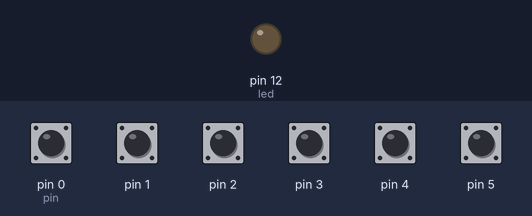
Recording of a sketch running on a simulated Teensy 4. Parts: output pins drawn as LEDs (lit = HIGH). The inputs (shaded band) are chosen by the test bench; at power-on: pin 0 (pin), pin 1–5 HIGH.

Above: at 1.2 s.
1.3 s: pin 0 (pin) pulled LOW for 0.15 s
At 1.4 s:
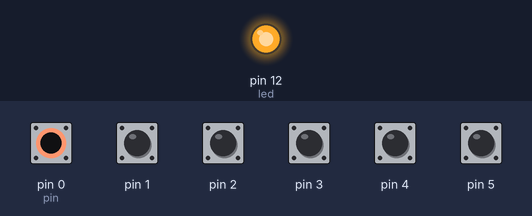
Timing chart, 0 to 4.3 s (numbered marks = the images above; inputs shaded):
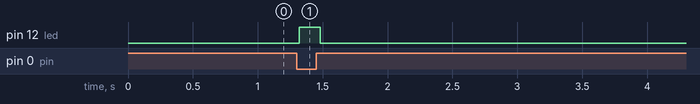

Measured:
- after the input at 1.3 s, pin 12 (led): LOW → HIGH at once, → LOW 0.16 s later

The sketch:

6-6-button-midi-footpedal-1-led-clock-in-hold-functions.ino.ino
```cpp
/* Simple Teensy DIY USB-MIDI controller.
  6tomp (A 6 button midi footpedal with 1 led, midi clock in, and alternate button hold functionality)
  Created by Jacob Hernandez on 05-21-19
  This code is in the public domain.

  You must select MIDI from the "Tools > USB Type" menu for this code to compile.
  To change the name of the USB-MIDI device, edit the STR_PRODUCT define
  in the /Applications/Arduino.app/Contents/Java/hardware/teensy/avr/cores/usb_midi/usb_private.h
  file. You may need to clear your computers cache of MIDI devices for the name change to be applied.
  See https://www.pjrc.com/teensy/td_midi.html for the Teensy MIDI library documentation.

  This pedal has two modes: Note mode and CC mode.
  CC Mode - Holding down button connected to pin 0 when powering on will set pedal in CC mode. Holding down button sends momentary cc values of 127.
    Releasing button sends cc value of 0. Good for triggering momentary effects or full potentiometer values.
  Note Mode - The default mode with nothing held down on power up. pressing a button sends note on,
    while releasing button sends note off.
  Bank toggle - 1 button can be designated as an A/B bank toggle to send alternate B bank values and double
    the number of midi messages you can send.
  LED - If midi clock is received, will blink on every quarter note. Additionally, blinks when any button is pressed.
*/
// detectButtonPress
// Use millis to detect a short and long button press
// See baldengineer.com/detect-short-long-button-press-using-millis.html for more information
// Created by James Lewis

#define PRESSED LOW
#define NOT_PRESSED HIGH

// led pin
const byte led = 12;
// the MIDI channel number to send messages
const int midi_channel = 1;
// button press millisecond thresholds
const unsigned long shortPress = 25;
const unsigned long  longPress = 750;

// for led blinking, probably delete this.
// unsigned long blinkInterval = 500;
// unsigned long previousBlink = 0;
// bool ledState = true;
// bool blinkState = true;


// typedef struct here structures our data so we can use dot notation to access related values
// explained here: https://www.norwegiancreations.com/2017/10/getting-started-with-programming-part-8-typedef-and-structs/
typedef struct {
    byte pin;
    byte midi_note_a;
    byte midi_note_b;
    byte midi_note_c;
    unsigned long counter=0;
    bool prevState = NOT_PRESSED;
    bool currentState;
} Button;

//// DEBOUNCE TIME
const int debounce_time = 20;

//// BUTTON VARIABLES & ARRAYS
const int total_buttons = 6;

//// CREATE A BUTTON VARIABLE TYPE
Button button[total_buttons];

//// MIDI CLOCK VARIABLES
int play_flag = 0;
byte data;
int clock_counter = 0;
int clock_counter_db = 0;
unsigned long currentTime = 0;


void setup() {
  Serial.begin(38400);

  // ------------
  // ------------
  // ------------
  //BUTTON SETUP
  button[0].pin = 0;
  button[0].midi_note_a = 36;
  button[0].midi_note_b = 42;

  button[1].pin = 1;
  button[1].midi_note_a = 37;
  button[1].midi_note_b = 43;

  button[2].pin = 2;
  button[2].midi_note_a = 38;
  button[2].midi_note_b = 44;

  button[3].pin = 3;
  button[3].midi_note_a = 39;
  button[3].midi_note_b = 45;

  button[4].pin = 4;
  button[4].midi_note_a = 40;
  button[4].midi_note_b = 46;

  button[5].pin = 5;
  button[5].midi_note_a = 41;
  button[5].midi_note_b = 47;

  for (int i = 0; i < total_buttons; i++)
  {
    pinMode(button[i].pin, INPUT_PULLUP);
  }

  // ------------
  // ------------
  // ------------
  //LED SETUP
  pinMode(led, OUTPUT);

} // END SETUP()


void loop() {
    // ------------
    // ------------
    // ------------
    // MIDI CLOCK LOOP
    currentTime = millis();
    // every time a new message comes in
    while (usbMIDI.read()) {
      // check data type of message
      data = usbMIDI.getType();
      // If playing from stop state
      if(data == usbMIDI.Start) {
        play_flag = 1;
        digitalWrite(led,LOW);
        clock_counter = 0;
      }
      // If playing from pause state
      else if(data == usbMIDI.Continue) {
        play_flag = 1;
        digitalWrite(led,LOW);
      }
      // If stopping
      else if(data == usbMIDI.Stop) {
        digitalWrite(led,LOW);
        clock_counter = 0;
        play_flag = 0;
      }
      // If clock tick message receive (24 ticks per quarter note)
      // and we are in play state
      else if((data == usbMIDI.Clock) && (play_flag == 1)) {
        clock_counter++;
        if(clock_counter == 1) {
          digitalWrite(led,HIGH);
        }
        // turn off led after 4 tick messages
        else if(clock_counter == 3 && clock_counter_db != 0) {
          digitalWrite(led,LOW);
        }
        // downbeat - turn off led after 12 tick messages
        else if(clock_counter == 12 && clock_counter_db == 0) {
          digitalWrite(led,LOW);
        }
        // turn on led on 24th tick message
        else if(clock_counter == 24) {
          clock_counter = 0;
          // keep track of downbeat (in 4/4 time)
          if(clock_counter_db < 3) {
            clock_counter_db++;
          } else {
            clock_counter_db = 0;
          }
        }

      }
    }

    // ------------
    // ------------
    // ------------
    //BUTTON DIGITAL PIN LOOP

    for (int i = 0; i < total_buttons; i++) {
      // check the button
      button[i].currentState = digitalRead(button[i].pin);
    }

    for (int i = 0; i < total_buttons; i++) {
      // has it changed?
      if (button[i].currentState != button[i].prevState) {
          delay(debounce_time);
          // update status in case of bounce
          button[i].currentState = digitalRead(button[i].pin);
          if (button[i].currentState == PRESSED) {
              // a new press event occured
              // record when button went down
              button[i].counter = millis();

              // turn led on only if clock is stopped or not receiving
              if(play_flag == 0) {
                digitalWrite(led,HIGH);
              }
          }

          if (button[i].currentState == NOT_PRESSED) {
              // but no longer pressed, how long was it down?
              unsigned long currentMillis = millis();
              //if ((currentMillis - button[i].counter >= shortPress) && !(currentMillis - button[i].counter >= longPress)) {
              if ((currentMillis - button[i].counter >= shortPress) && !(currentMillis - button[i].counter >= longPress)) {
                  // short press detected.
                  handleShortPress(i);

              }
              if ((currentMillis - button[i].counter >= longPress)) {
                  // the long press was detected
                  handleLongPress(i);
              }
              // turn led off if clock is stopped or not receiving
              if(play_flag == 0) {
              digitalWrite(led,LOW);
                }
          }
          // used to detect when state changes
          button[i].prevState = button[i].currentState;
      }
    }

    // blinkLED();
}

void handleShortPress(byte x) {
    usbMIDI.sendNoteOn (button[x].midi_note_a, 110, midi_channel);
    delay(10);
    usbMIDI.sendNoteOff(button[x].midi_note_a, 0, midi_channel);
    // blinkState = true;
    // ledState = true;
    // blinkInterval = blinkInterval / 2;
    // if (blinkInterval <= 50)
    //     blinkInterval = 500;
    // turn led off if clock is stopped or not receiving
    if(play_flag == 0) {
    digitalWrite(led,LOW);
      }
}

void handleLongPress(byte x) {
    usbMIDI.sendNoteOn (button[x].midi_note_b, 110, midi_channel);
    delay(10);
    usbMIDI.sendNoteOff(button[x].midi_note_b, 0, midi_channel);
    // blinkState = false;
    // ledState = false;

}

// void blinkLED() {
//     // blink the LED (or don't!)
//     if (blinkState) {
//         if ( (millis() - previousBlink) >= blinkInterval) {
//             // blink the LED
//             ledState = !ledState;
//             previousBlink = millis();
//         }
//     } else {
//         ledState = false;
//     }
//     digitalWrite(led, ledState);
// }
```
